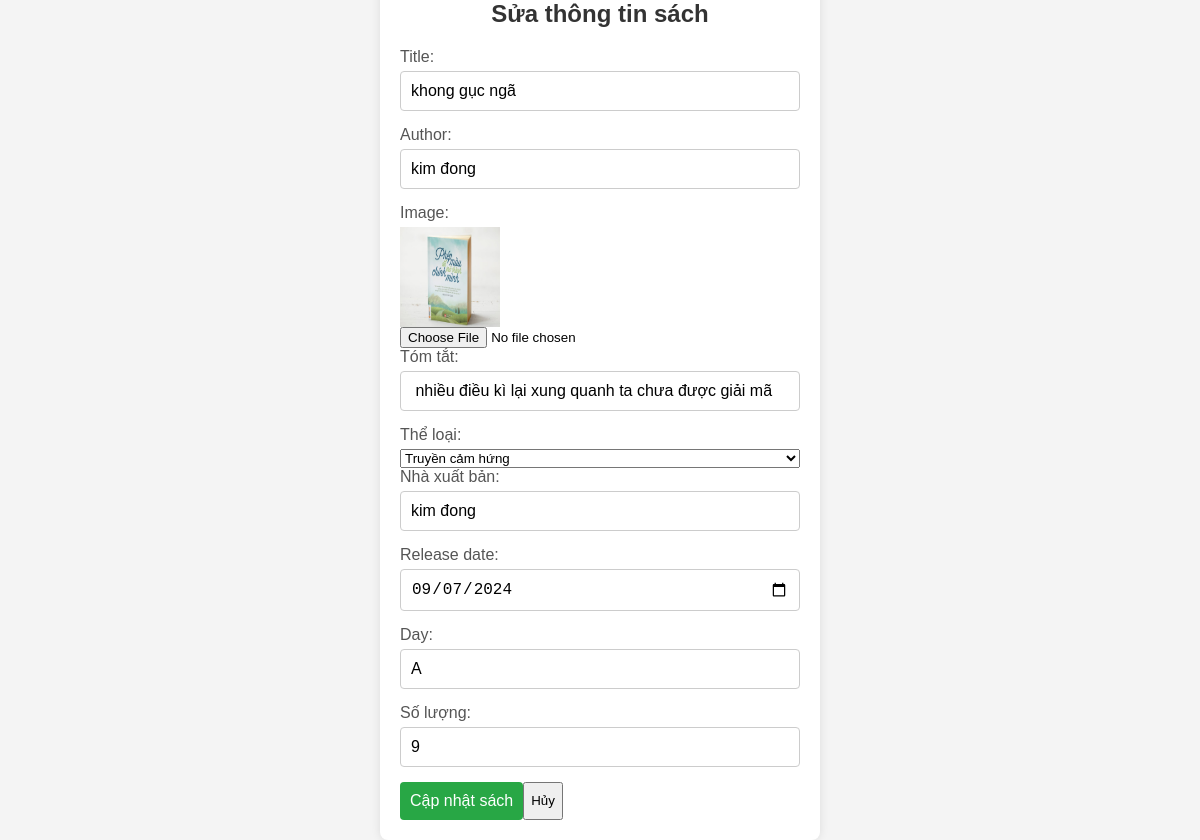
The app's page /admin/truyencamhung/edit_book-sachtruyencamhung.php?id=tch424 with its own data.
### tables this page shows
CREATE TABLE IF NOT EXISTS `sachtruyencamhung` (
  `id` varchar(6) NOT NULL,
  `title` varchar(255) NOT NULL,
  `author` varchar(255) DEFAULT NULL,
  `image_path` varchar(255) DEFAULT NULL,
  `tomtat` mediumtext,
  `theloai` varchar(255) DEFAULT NULL,
  `publisher` varchar(255) DEFAULT NULL,
  `release_date` date DEFAULT NULL,
  `Day` varchar(255) DEFAULT NULL,
  `so_luong` int DEFAULT NULL,
  PRIMARY KEY (`id`)
);

### admin/truyencamhung/edit_book-sachtruyencamhung.php (the view, shortened to what this page needs)
<?php
$conn = new mysqli('localhost', 'root', '', 'library');
$sql_theloai = "SELECT ten_the_loai FROM the_loai";
$result_theloai = $conn->query($sql_theloai);
if ($_SERVER["REQUEST_METHOD"] == "POST") {
    $id = $_POST['id'];
    $title = $_POST['title'];
    $author = $_POST['author'];
    $tomtat = $_POST['tomtat'];
    $theloai = $_POST['theloai'];
    $publisher = $_POST['publisher'];
    $release_date = $_POST['release_date'];
    $Day = $_POST['Day'];
    $so_luong = $_POST['so_luong'];
    $sql = "SELECT image_path FROM sachtruyencamhung WHERE id='$id'";
    $result = $conn->query($sql);
    if ($result->num_rows > 0) {
        $row = $result->fetch_assoc();
        $currentImagePath = $row['image_path'];
    } else {
        echo "Không tìm thấy sách.";
        exit();
    }
    $image_path = $currentImagePath;
    if (isset($_FILES['image_path']) && $_FILES['image_path']['error'] === UPLOAD_ERR_OK) {
        $targetDir = '../images/';
        $targetFile = $targetDir . basename($_FILES['image_path']['name']);
        if (move_uploaded_file($_FILES['image_path']['tmp_name'], $targetFile)) {
            $image_path = basename($_FILES['image_path']['name']);
        } else {
            echo "Lỗi khi tải lên file.";
            exit();
        }
    }
    $sql = "UPDATE sachtruyencamhung SET title='$title', author='$author', image_path='$image_path', tomtat='$tomtat', theloai='$theloai', publisher='$publisher', release_date='$release_date', Day='$Day', so_luong='$so_luong' WHERE id='$id'";
    if ($conn->query($sql) === TRUE) {
        echo "Cập nhật sách thành công!";
        header("Location: dulieutrangchu-sachtruyencamhung.php");
        exit();
    } else {
        echo "Lỗi: " . $sql . "<br>" . $conn->error;
    }
} else {
    $id = $_GET['id'];
    $sql = "SELECT * FROM sachtruyencamhung WHERE id='$id'";
    $result = $conn->query($sql);
    if ($result->num_rows > 0) {
        $row = $result->fetch_assoc();
    } else {
        echo "Không tìm thấy sách.";
        exit();
    }
}
?>
<!DOCTYPE html>
<html lang="vi">
<head>
    <link rel="stylesheet" href="../css/edit_books.css">
</head>
<body>
    <div class="container">
        <form action="edit_book-sachtruyencamhung.php" method="post" enctype="multipart/form-data">
            <h2>Sửa thông tin sách</h2>
            <label for="title">Title:</label>
            <input type="text" id="title" name="title" value="<?php echo $row['title']; ?>" required>
            <label for="author">Author:</label>
            <input type="text" id="author" name="author" value="<?php echo $row['author']; ?>" required>
            <label for="image_path">Image:</label>
            <img src="images/<?php echo $row['image_path']; ?>" alt="Current Image" style="width: 100px; height: 100px;">
            <input type="file" id="image_path" name="image_path" accept="image/*">
            <label for="tomtat">Tóm tắt:</label>
            <input type="text" id="tomtat" name="tomtat" value="<?php echo $row['tomtat']; ?>" required>
            <label for="theloai">Thể loại:</label>
            <select id="theloai" name="theloai" required>
                <?php
                if ($result_theloai->num_rows > 0) {
                    while($theloai_row = $result_theloai->fetch_assoc()) {
                        $selected = ($theloai_row["ten_the_loai"] == $row['theloai']) ? "selected" : "";
                        echo '<option value="' . $theloai_row["ten_the_loai"] . '" ' . $selected . '>' . $theloai_row["ten_the_loai"] . '</option>';
                    }
                } else {
                    echo '<option value="">Không có thể loại</option>';
                }
                ?>
            </select>
            <label for="publisher">Nhà xuất bản:</label>
            <input type="text" id="publisher" name="publisher" value="<?php echo $row['publisher']; ?>" required>
            <label for="release_date">Release date:</label>
            <input type="date" id="release_date" name="release_date" value="<?php echo $row['release_date']; ?>" required>
            <label for="Day">Day:</label>
            <input type="text" id="Day" name="Day" value="<?php echo $row['Day']; ?>" required>
            <label for="so_luong">Số lượng:</label>
            <input type="number" id="so_luong" name="so_luong" value="<?php echo $row['so_luong']; ?>" required>
            <div style="display: flex;">
                <input type="submit" value="Cập nhật sách">
                <input type="button" value="Hủy" onclick="window.history.back();">
            </div>
        </form>
    </div>
</body>
</html>

### admin/css/edit_books.css (style rules this page uses)
body { font-family: Arial, sans-serif; background-color: #f4f4f4; margin: 0; padding: 0; display: flex; justify-content: center; align-items: center; height: 100vh; }
.container { background-color: #fff; padding: 20px; border-radius: 8px; box-shadow: 0 0 10px rgba(0, 0, 0, 0.1); width: 400px; }
h2 { text-align: center; color: #333; margin-bottom: 20px; }
form { display: flex; flex-direction: column; }
label { margin-bottom: 5px; color: #555; }
input[type="text"], input[type="date"], input[type="number"] { padding: 10px; margin-bottom: 15px; border: 1px solid #ccc; border-radius: 4px; font-size: 16px; }
input[type="submit"] { padding: 10px; background-color: #28a745; color: #fff; border: none; border-radius: 4px; cursor: pointer; font-size: 16px; }

### records on screen
sachtruyencamhung: title "khong gục ngã", author "kim đong", image_path (picture), tomtat "nhiều điều kì lại xung quanh ta chưa được giải mã", publisher "kim đong", release_date "09/07/2024", Day "A", so_luong "9"

### other values on screen
form field theloai "Truyền cảm hứng"
